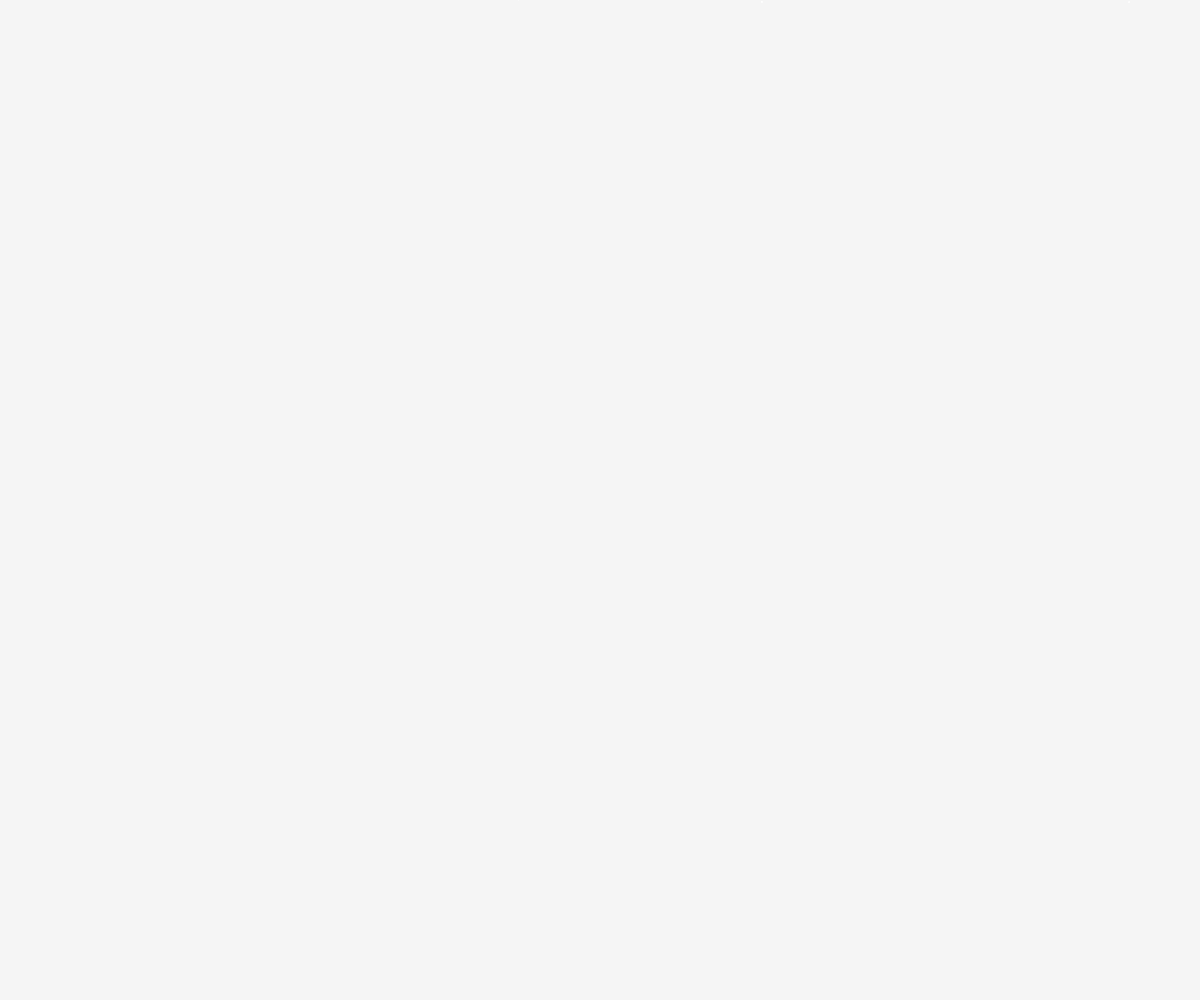
Frame 1 (no input)
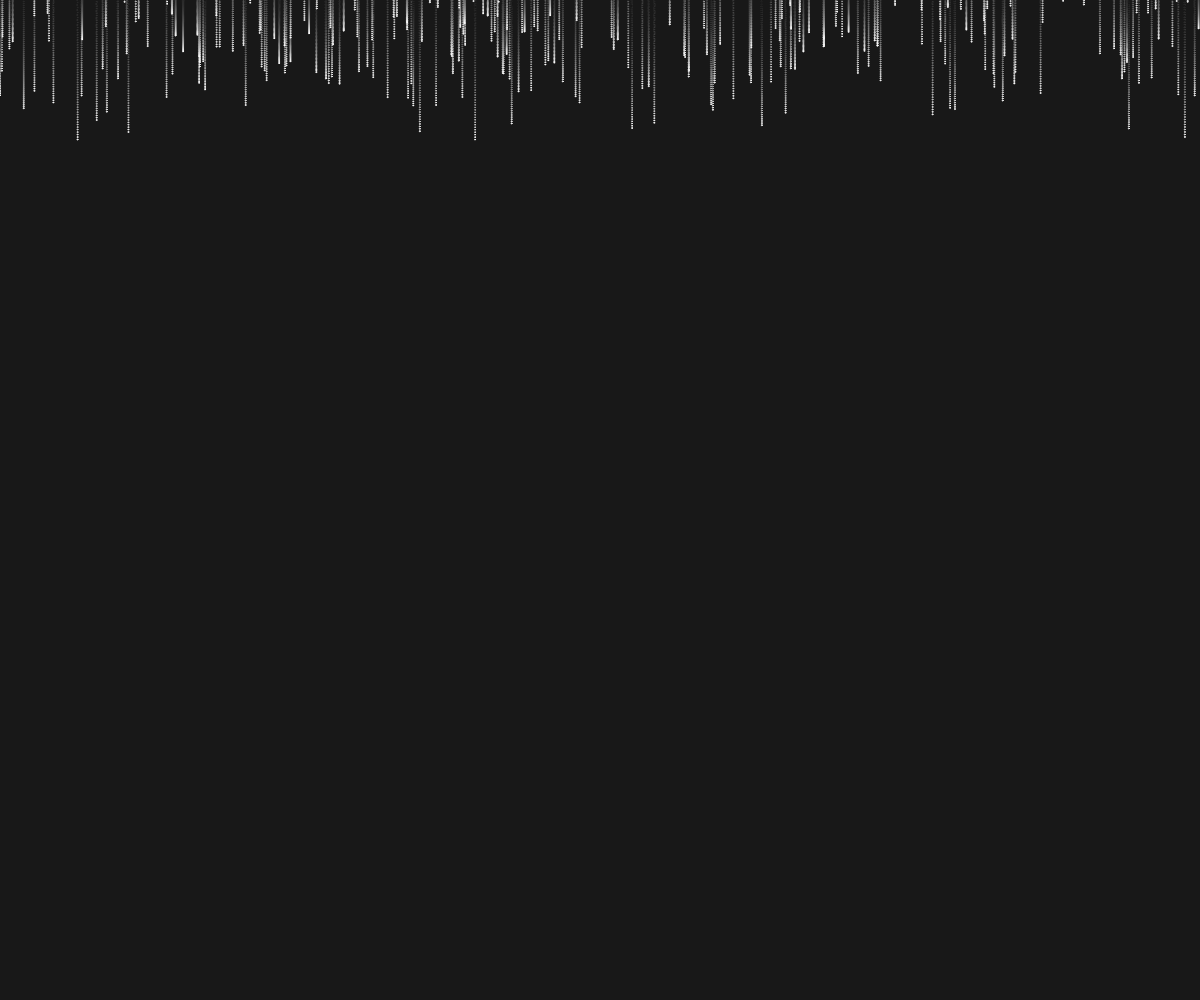
Frame 60 (no input)
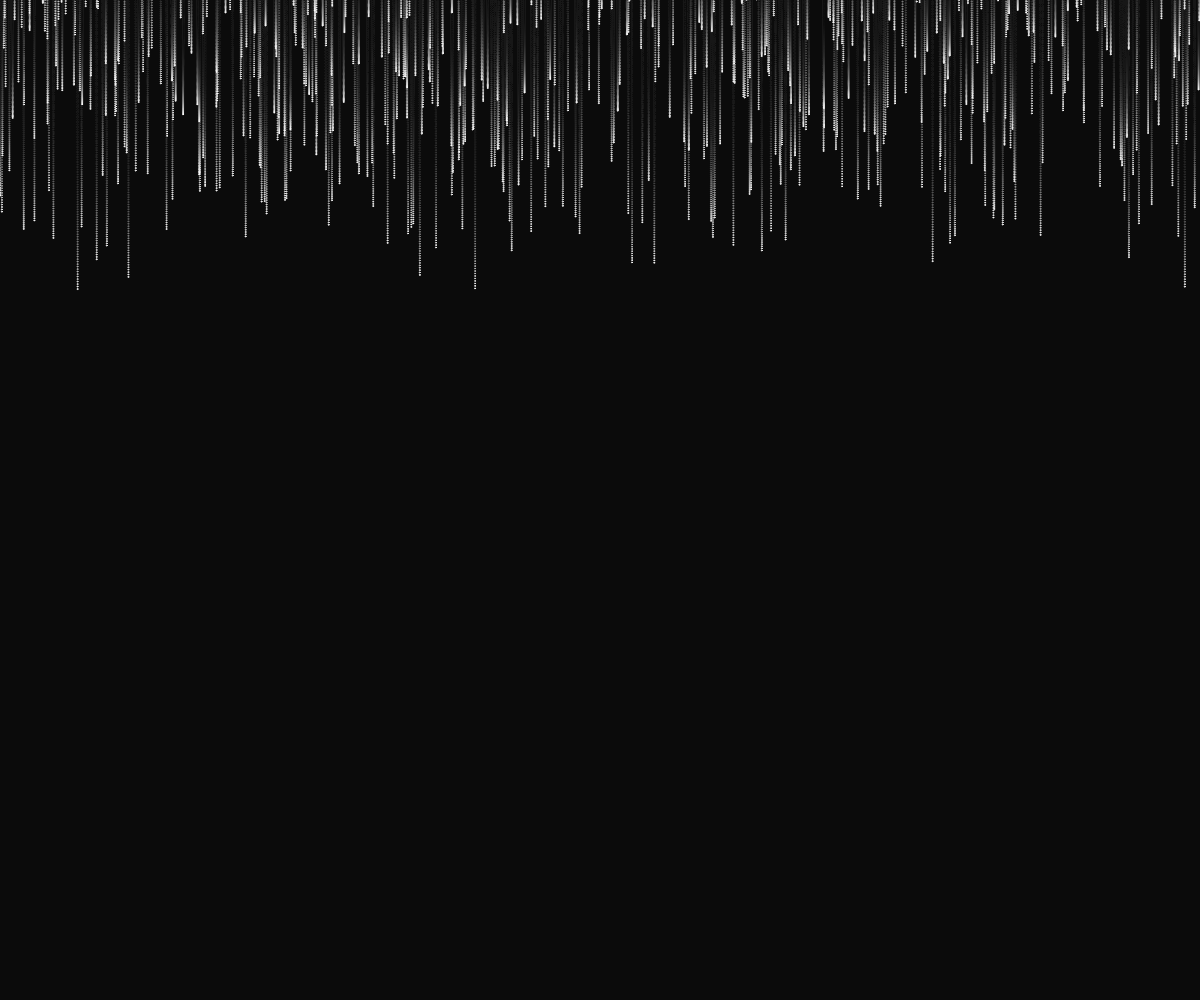
Frame 120 (the mouse pressed at the canvas centre since frame 60)

The p5.js sketch that drew these frames (run headless with seeded random() and noise() and a simulated clock; from frame 60 on, the mouse is pressed at the canvas centre):

// p5.js sketch
// ── sketch.js
// Random particle flow
// 29/7/21

let particles = [];

function setup() {
  createCanvas(windowWidth, windowHeight);
  stroke(255);
  noFill();
  for (let i = 0; i < width; i++) {
    particles.push(new Particle());
  }
}

function draw() {
  background(0, 10);
  for (let i = 0; i < particles.length; i++) {
    particles[i].move();
    particles[i].draw();
  }
}
// ── Particle.js
class Particle {
  constructor() {
    this.x = random(0, width);
    this.y = random(-height / 2, 0);
    this.dy = random(1, 2.5);
  }

  move() {
    this.y += this.dy;
    if (this.y > height) {
      this.x = random(0, width);
      this.y = random(-50, -10);
      this.dy = random(1, 2.5);
    }
  }

  draw() {
    ellipse(this.x, this.y, 1);
  }
}
